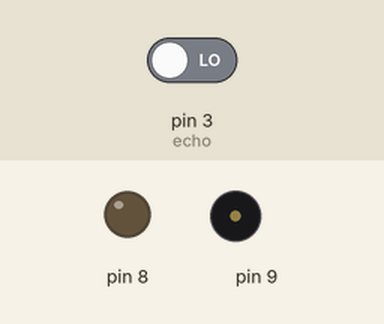
Simulated run of this sketch. Board: Arduino Uno, built with avr-gcc and run on an emulated ATmega328P. On the bench: output pins drawn as LEDs (lit = HIGH), buzzer (waves = sounding). The inputs (shaded band) are chosen by the test bench; at power-on: pin 3 (echo) LOW. Pins used as bus, display or sensor lines are not drawn; what the sketch prints to the serial monitor is not drawn.

Above: at 0.5 s.
Timing chart, 0 to 3.0 s (numbered marks = the images above):
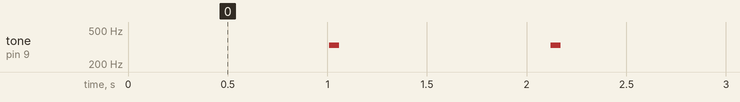

Measured:
- by itself, tone on pin 9: alternates 330 Hz for 0.05 s and silent for 1.1 s

The sketch:

ultrasonicSensorPiezoBusser.ino
```cpp
int trig = 2; int echo = 3;
void setup()
{
  pinMode(8,OUTPUT);
  pinMode(trig, OUTPUT);
  pinMode(echo, INPUT);
  Serial.begin(9600);
}

void loop()
{
 digitalWrite(trig,1); //초음파를 쏜다!
 delay(10);
 digitalWrite(trig,0); //초음파를 쏘지 않음!

  //현재 echo핀의 상태는 0(low)상태
  //echo핀이 1(HIGH)상태가 될때까지 걸리는 시간을 측정하는 함수!
  //-> pulseIn()
  int duration = pulseIn(echo,1);
  duration = duration/2; //왕복시간이기떄문에 2로 나눠줌
  int distance = duration / 29.1; //29.1 : HC-SR04 보정 값
  Serial.println(distance);
  if( distance >5 &&distance < 50){
    tone(9,330);
    delay(500);
    noTone(9);
    delay(500);
  }
  else if (distance <=5){
    tone(9,330);
    delay(50);
    noTone(9);
   delay(50);
  }
  else{
    noTone(9);
  }
}
```
